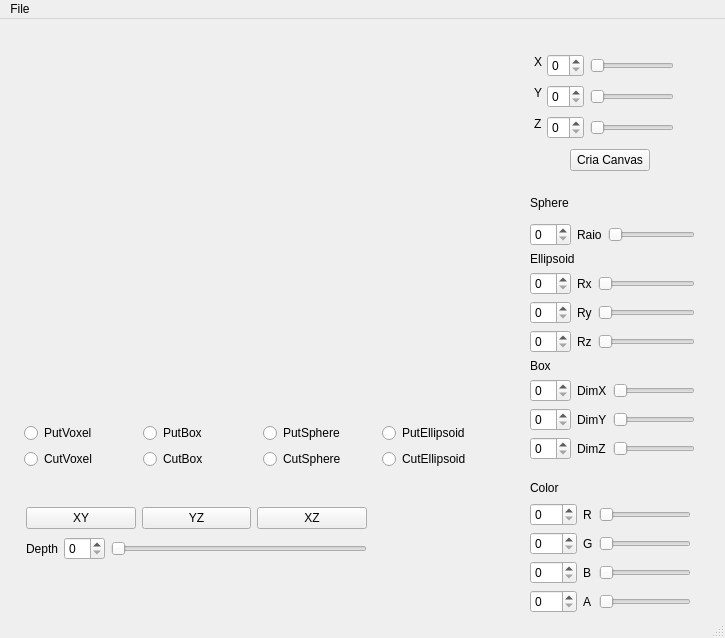
<?xml version="1.0" encoding="UTF-8"?>
<ui version="4.0">
 <class>MainWindow</class>
 <widget class="QMainWindow" name="MainWindow">
  <property name="geometry">
   <rect>
    <x>0</x>
    <y>0</y>
    <width>725</width>
    <height>638</height>
   </rect>
  </property>
  <property name="windowTitle">
   <string>MainWindow</string>
  </property>
  <widget class="QWidget" name="centralwidget">
   <widget class="Plotter" name="widget" native="true">
    <property name="geometry">
     <rect>
      <x>50</x>
      <y>10</y>
      <width>441</width>
      <height>371</height>
     </rect>
    </property>
   </widget>
   <widget class="QPushButton" name="pushButtonCriaCanvas">
    <property name="geometry">
     <rect>
      <x>570</x>
      <y>130</y>
      <width>80</width>
      <height>22</height>
     </rect>
    </property>
    <property name="text">
     <string>Cria Canvas</string>
    </property>
   </widget>
   <widget class="Color" name="widget_2" native="true">
    <property name="geometry">
     <rect>
      <x>479</x>
      <y>470</y>
      <width>31</width>
      <height>31</height>
     </rect>
    </property>
   </widget>
   <widget class="QWidget" name="layoutWidget">
    <property name="geometry">
     <rect>
      <x>24</x>
      <y>404</y>
      <width>471</width>
      <height>48</height>
     </rect>
    </property>
    <layout class="QGridLayout" name="gridLayout_5">
     <item row="0" column="0">
      <widget class="QRadioButton" name="radioButtonPutVoxel">
       <property name="text">
        <string>PutVoxel</string>
       </property>
      </widget>
     </item>
     <item row="0" column="1">
      <widget class="QRadioButton" name="radioButtonPutBox">
       <property name="text">
        <string>PutBox</string>
       </property>
      </widget>
     </item>
     <item row="0" column="2">
      <widget class="QRadioButton" name="radioButtonPutSphere">
       <property name="text">
        <string>PutSphere</string>
       </property>
      </widget>
     </item>
     <item row="0" column="3">
      <widget class="QRadioButton" name="radioButtonPutEllipsoid">
       <property name="text">
        <string>PutEllipsoid</string>
       </property>
      </widget>
     </item>
     <item row="1" column="0">
      <widget class="QRadioButton" name="radioButtonCutVoxel">
       <property name="text">
        <string>CutVoxel</string>
       </property>
      </widget>
     </item>
     <item row="1" column="1">
      <widget class="QRadioButton" name="radioButtonCutBox">
       <property name="text">
        <string>CutBox</string>
       </property>
      </widget>
     </item>
     <item row="1" column="2">
      <widget class="QRadioButton" name="radioButtonCutSphere">
       <property name="text">
        <string>CutSphere</string>
       </property>
      </widget>
     </item>
     <item row="1" column="3">
      <widget class="QRadioButton" name="radioButtonCutEllipsoid">
       <property name="text">
        <string>CutEllipsoid</string>
       </property>
      </widget>
     </item>
    </layout>
   </widget>
   <widget class="QWidget" name="layoutWidget">
    <property name="geometry">
     <rect>
      <x>530</x>
      <y>460</y>
      <width>161</width>
      <height>134</height>
     </rect>
    </property>
    <layout class="QVBoxLayout" name="verticalLayout">
     <item>
      <widget class="QLabel" name="label">
       <property name="text">
        <string>Color</string>
       </property>
      </widget>
     </item>
     <item>
      <layout class="QGridLayout" name="gridLayout">
       <item row="0" column="0">
        <widget class="QSpinBox" name="spinBoxR">
         <property name="maximum">
          <number>255</number>
         </property>
        </widget>
       </item>
       <item row="0" column="1">
        <widget class="QLabel" name="Vermelho">
         <property name="text">
          <string>R</string>
         </property>
        </widget>
       </item>
       <item row="0" column="2">
        <widget class="QSlider" name="horizontalSliderRed">
         <property name="minimum">
          <number>1</number>
         </property>
         <property name="maximum">
          <number>254</number>
         </property>
         <property name="orientation">
          <enum>Qt::Horizontal</enum>
         </property>
        </widget>
       </item>
       <item row="1" column="0">
        <widget class="QSpinBox" name="spinBoxG">
         <property name="maximum">
          <number>255</number>
         </property>
        </widget>
       </item>
       <item row="1" column="1">
        <widget class="QLabel" name="Verde">
         <property name="text">
          <string>G</string>
         </property>
        </widget>
       </item>
       <item row="1" column="2">
        <widget class="QSlider" name="horizontalSliderGreen">
         <property name="minimum">
          <number>1</number>
         </property>
         <property name="maximum">
          <number>254</number>
         </property>
         <property name="orientation">
          <enum>Qt::Horizontal</enum>
         </property>
        </widget>
       </item>
       <item row="2" column="0">
        <widget class="QSpinBox" name="spinBoxB">
         <property name="maximum">
          <number>255</number>
         </property>
        </widget>
       </item>
       <item row="2" column="1">
        <widget class="QLabel" name="Azul">
         <property name="text">
          <string>B</string>
         </property>
        </widget>
       </item>
       <item row="2" column="2">
        <widget class="QSlider" name="horizontalSliderBlue">
         <property name="minimum">
          <number>1</number>
         </property>
         <property name="maximum">
          <number>254</number>
         </property>
         <property name="orientation">
          <enum>Qt::Horizontal</enum>
         </property>
        </widget>
       </item>
       <item row="3" column="0">
        <widget class="QSpinBox" name="spinBoxA">
         <property name="maximum">
          <number>255</number>
         </property>
        </widget>
       </item>
       <item row="3" column="1">
        <widget class="QLabel" name="Alfa">
         <property name="text">
          <string>A</string>
         </property>
        </widget>
       </item>
       <item row="3" column="2">
        <widget class="QSlider" name="horizontalSliderAlfa">
         <property name="minimum">
          <number>1</number>
         </property>
         <property name="maximum">
          <number>254</number>
         </property>
         <property name="orientation">
          <enum>Qt::Horizontal</enum>
         </property>
        </widget>
       </item>
      </layout>
     </item>
    </layout>
   </widget>
   <widget class="QWidget" name="layoutWidget">
    <property name="geometry">
     <rect>
      <x>26</x>
      <y>486</y>
      <width>341</width>
      <height>57</height>
     </rect>
    </property>
    <layout class="QVBoxLayout" name="verticalLayout_6">
     <item>
      <layout class="QHBoxLayout" name="horizontalLayout">
       <item>
        <widget class="QPushButton" name="pushButtonXY">
         <property name="text">
          <string>XY</string>
         </property>
        </widget>
       </item>
       <item>
        <widget class="QPushButton" name="pushButtonYZ">
         <property name="text">
          <string>YZ</string>
         </property>
        </widget>
       </item>
       <item>
        <widget class="QPushButton" name="pushButtonXZ">
         <property name="text">
          <string>XZ</string>
         </property>
        </widget>
       </item>
      </layout>
     </item>
     <item>
      <layout class="QHBoxLayout" name="horizontalLayout_2">
       <item>
        <widget class="QLabel" name="Profundidade">
         <property name="text">
          <string>Depth</string>
         </property>
        </widget>
       </item>
       <item>
        <widget class="QSpinBox" name="spinBox"/>
       </item>
       <item>
        <widget class="QSlider" name="horizontalSliderProf">
         <property name="orientation">
          <enum>Qt::Horizontal</enum>
         </property>
        </widget>
       </item>
      </layout>
     </item>
    </layout>
   </widget>
   <widget class="QWidget" name="layoutWidget">
    <property name="geometry">
     <rect>
      <x>530</x>
      <y>170</y>
      <width>165</width>
      <height>271</height>
     </rect>
    </property>
    <layout class="QVBoxLayout" name="verticalLayout_2">
     <item>
      <layout class="QVBoxLayout" name="verticalLayout_5">
       <item>
        <widget class="QLabel" name="labelSphere">
         <property name="text">
          <string>Sphere</string>
         </property>
        </widget>
       </item>
       <item>
        <layout class="QGridLayout" name="gridLayout_4">
         <item row="0" column="0">
          <widget class="QSpinBox" name="spinBoxRaio"/>
         </item>
         <item row="0" column="1">
          <widget class="QLabel" name="Raio">
           <property name="text">
            <string>Raio</string>
           </property>
          </widget>
         </item>
         <item row="0" column="2">
          <widget class="QSlider" name="horizontalSliderRaio">
           <property name="orientation">
            <enum>Qt::Horizontal</enum>
           </property>
          </widget>
         </item>
        </layout>
       </item>
      </layout>
     </item>
     <item>
      <layout class="QVBoxLayout" name="verticalLayout_4">
       <item>
        <widget class="QLabel" name="labelEllipsoid">
         <property name="text">
          <string>Ellipsoid</string>
         </property>
        </widget>
       </item>
       <item>
        <layout class="QGridLayout" name="gridLayout_3">
         <item row="0" column="0">
          <widget class="QSpinBox" name="spinBoxRx"/>
         </item>
         <item row="0" column="1">
          <widget class="QLabel" name="Rx">
           <property name="text">
            <string>Rx</string>
           </property>
          </widget>
         </item>
         <item row="0" column="2">
          <widget class="QSlider" name="horizontalSliderRx">
           <property name="orientation">
            <enum>Qt::Horizontal</enum>
           </property>
          </widget>
         </item>
         <item row="1" column="0">
          <widget class="QSpinBox" name="spinBoxRy"/>
         </item>
         <item row="1" column="1">
          <widget class="QLabel" name="Ry">
           <property name="text">
            <string>Ry</string>
           </property>
          </widget>
         </item>
         <item row="1" column="2">
          <widget class="QSlider" name="horizontalSliderRy">
           <property name="orientation">
            <enum>Qt::Horizontal</enum>
           </property>
          </widget>
         </item>
         <item row="2" column="0">
          <widget class="QSpinBox" name="spinBoxRz"/>
         </item>
         <item row="2" column="1">
          <widget class="QLabel" name="Rz">
           <property name="text">
            <string>Rz</string>
           </property>
          </widget>
         </item>
         <item row="2" column="2">
          <widget class="QSlider" name="horizontalSliderRz">
           <property name="orientation">
            <enum>Qt::Horizontal</enum>
           </property>
          </widget>
         </item>
        </layout>
       </item>
      </layout>
     </item>
     <item>
      <layout class="QVBoxLayout" name="verticalLayout_3">
       <item>
        <widget class="QLabel" name="labelBox">
         <property name="text">
          <string>Box</string>
         </property>
        </widget>
       </item>
       <item>
        <layout class="QGridLayout" name="gridLayout_2">
         <item row="0" column="0">
          <widget class="QSpinBox" name="spinBoxDimX"/>
         </item>
         <item row="0" column="1">
          <widget class="QLabel" name="DimX">
           <property name="text">
            <string>DimX</string>
           </property>
          </widget>
         </item>
         <item row="0" column="2">
          <widget class="QSlider" name="horizontalSliderDimX">
           <property name="orientation">
            <enum>Qt::Horizontal</enum>
           </property>
          </widget>
         </item>
         <item row="1" column="0">
          <widget class="QSpinBox" name="spinBoxDimY"/>
         </item>
         <item row="1" column="1">
          <widget class="QLabel" name="DimY">
           <property name="text">
            <string>DimY</string>
           </property>
          </widget>
         </item>
         <item row="1" column="2">
          <widget class="QSlider" name="horizontalSliderDimY">
           <property name="orientation">
            <enum>Qt::Horizontal</enum>
           </property>
          </widget>
         </item>
         <item row="2" column="0">
          <widget class="QSpinBox" name="spinBoxDimZ"/>
         </item>
         <item row="2" column="1">
          <widget class="QLabel" name="DimZ">
           <property name="text">
            <string>DimZ</string>
           </property>
          </widget>
         </item>
         <item row="2" column="2">
          <widget class="QSlider" name="horizontalSliderDimZ">
           <property name="orientation">
            <enum>Qt::Horizontal</enum>
           </property>
          </widget>
         </item>
        </layout>
       </item>
      </layout>
     </item>
    </layout>
   </widget>
   <widget class="QLabel" name="YGeral">
    <property name="geometry">
     <rect>
      <x>534</x>
      <y>66</y>
      <width>16</width>
      <height>16</height>
     </rect>
    </property>
    <property name="text">
     <string>Y</string>
    </property>
   </widget>
   <widget class="QSlider" name="horizontalSliderZCanvas">
    <property name="geometry">
     <rect>
      <x>590</x>
      <y>101</y>
      <width>84</width>
      <height>16</height>
     </rect>
    </property>
    <property name="orientation">
     <enum>Qt::Horizontal</enum>
    </property>
   </widget>
   <widget class="QSpinBox" name="spinBoxXCanvas">
    <property name="geometry">
     <rect>
      <x>547</x>
      <y>35</y>
      <width>37</width>
      <height>23</height>
     </rect>
    </property>
   </widget>
   <widget class="QSpinBox" name="spinBoxYCanvas">
    <property name="geometry">
     <rect>
      <x>547</x>
      <y>66</y>
      <width>37</width>
      <height>23</height>
     </rect>
    </property>
   </widget>
   <widget class="QLabel" name="ZGeral">
    <property name="geometry">
     <rect>
      <x>534</x>
      <y>97</y>
      <width>16</width>
      <height>16</height>
     </rect>
    </property>
    <property name="text">
     <string>Z</string>
    </property>
   </widget>
   <widget class="QSpinBox" name="spinBoxZCanvas">
    <property name="geometry">
     <rect>
      <x>547</x>
      <y>97</y>
      <width>37</width>
      <height>23</height>
     </rect>
    </property>
   </widget>
   <widget class="QSlider" name="horizontalSliderXCanvas">
    <property name="geometry">
     <rect>
      <x>590</x>
      <y>39</y>
      <width>84</width>
      <height>16</height>
     </rect>
    </property>
    <property name="orientation">
     <enum>Qt::Horizontal</enum>
    </property>
   </widget>
   <widget class="QLabel" name="XGeral">
    <property name="geometry">
     <rect>
      <x>534</x>
      <y>35</y>
      <width>16</width>
      <height>16</height>
     </rect>
    </property>
    <property name="text">
     <string>X</string>
    </property>
   </widget>
   <widget class="QSlider" name="horizontalSliderYCanvas">
    <property name="geometry">
     <rect>
      <x>590</x>
      <y>70</y>
      <width>84</width>
      <height>16</height>
     </rect>
    </property>
    <property name="orientation">
     <enum>Qt::Horizontal</enum>
    </property>
   </widget>
  </widget>
  <widget class="QMenuBar" name="menubar">
   <property name="geometry">
    <rect>
     <x>0</x>
     <y>0</y>
     <width>725</width>
     <height>21</height>
    </rect>
   </property>
   <widget class="QMenu" name="menuFile">
    <property name="title">
     <string>File</string>
    </property>
    <addaction name="actionSave"/>
    <addaction name="actionQuit"/>
   </widget>
   <addaction name="menuFile"/>
  </widget>
  <widget class="QStatusBar" name="statusbar"/>
  <action name="actionQuit">
   <property name="text">
    <string>Quit</string>
   </property>
  </action>
  <action name="actionSave">
   <property name="text">
    <string>Save</string>
   </property>
  </action>
 </widget>
 <customwidgets>
  <customwidget>
   <class>Plotter</class>
   <extends>QWidget</extends>
   <header>plotter.h</header>
   <container>1</container>
  </customwidget>
  <customwidget>
   <class>Color</class>
   <extends>QWidget</extends>
   <header>color.h</header>
   <container>1</container>
   <slots>
    <slot>set_r(int)</slot>
    <slot>set_g(int)</slot>
    <slot>set_b(int)</slot>
   </slots>
  </customwidget>
 </customwidgets>
 <resources/>
 <connections>
  <connection>
   <sender>spinBoxRaio</sender>
   <signal>valueChanged(int)</signal>
   <receiver>horizontalSliderRaio</receiver>
   <slot>setValue(int)</slot>
   <hints>
    <hint type="sourcelabel">
     <x>549</x>
     <y>215</y>
    </hint>
    <hint type="destinationlabel">
     <x>686</x>
     <y>211</y>
    </hint>
   </hints>
  </connection>
  <connection>
   <sender>horizontalSliderRaio</sender>
   <signal>valueChanged(int)</signal>
   <receiver>spinBoxRaio</receiver>
   <slot>setValue(int)</slot>
   <hints>
    <hint type="sourcelabel">
     <x>686</x>
     <y>211</y>
    </hint>
    <hint type="destinationlabel">
     <x>557</x>
     <y>215</y>
    </hint>
   </hints>
  </connection>
  <connection>
   <sender>spinBoxRx</sender>
   <signal>valueChanged(int)</signal>
   <receiver>horizontalSliderRx</receiver>
   <slot>setValue(int)</slot>
   <hints>
    <hint type="sourcelabel">
     <x>545</x>
     <y>275</y>
    </hint>
    <hint type="destinationlabel">
     <x>677</x>
     <y>271</y>
    </hint>
   </hints>
  </connection>
  <connection>
   <sender>horizontalSliderRx</sender>
   <signal>valueChanged(int)</signal>
   <receiver>spinBoxRx</receiver>
   <slot>setValue(int)</slot>
   <hints>
    <hint type="sourcelabel">
     <x>677</x>
     <y>271</y>
    </hint>
    <hint type="destinationlabel">
     <x>562</x>
     <y>275</y>
    </hint>
   </hints>
  </connection>
  <connection>
   <sender>spinBoxRy</sender>
   <signal>valueChanged(int)</signal>
   <receiver>horizontalSliderRy</receiver>
   <slot>setValue(int)</slot>
   <hints>
    <hint type="sourcelabel">
     <x>550</x>
     <y>304</y>
    </hint>
    <hint type="destinationlabel">
     <x>677</x>
     <y>300</y>
    </hint>
   </hints>
  </connection>
  <connection>
   <sender>horizontalSliderRy</sender>
   <signal>valueChanged(int)</signal>
   <receiver>spinBoxRy</receiver>
   <slot>setValue(int)</slot>
   <hints>
    <hint type="sourcelabel">
     <x>677</x>
     <y>300</y>
    </hint>
    <hint type="destinationlabel">
     <x>556</x>
     <y>304</y>
    </hint>
   </hints>
  </connection>
  <connection>
   <sender>spinBoxRz</sender>
   <signal>valueChanged(int)</signal>
   <receiver>horizontalSliderRz</receiver>
   <slot>setValue(int)</slot>
   <hints>
    <hint type="sourcelabel">
     <x>549</x>
     <y>333</y>
    </hint>
    <hint type="destinationlabel">
     <x>677</x>
     <y>329</y>
    </hint>
   </hints>
  </connection>
  <connection>
   <sender>horizontalSliderRz</sender>
   <signal>valueChanged(int)</signal>
   <receiver>spinBoxRz</receiver>
   <slot>setValue(int)</slot>
   <hints>
    <hint type="sourcelabel">
     <x>677</x>
     <y>329</y>
    </hint>
    <hint type="destinationlabel">
     <x>546</x>
     <y>333</y>
    </hint>
   </hints>
  </connection>
  <connection>
   <sender>spinBoxDimX</sender>
   <signal>valueChanged(int)</signal>
   <receiver>horizontalSliderDimX</receiver>
   <slot>setValue(int)</slot>
   <hints>
    <hint type="sourcelabel">
     <x>547</x>
     <y>395</y>
    </hint>
    <hint type="destinationlabel">
     <x>690</x>
     <y>391</y>
    </hint>
   </hints>
  </connection>
  <connection>
   <sender>horizontalSliderDimX</sender>
   <signal>valueChanged(int)</signal>
   <receiver>spinBoxDimX</receiver>
   <slot>setValue(int)</slot>
   <hints>
    <hint type="sourcelabel">
     <x>690</x>
     <y>391</y>
    </hint>
    <hint type="destinationlabel">
     <x>564</x>
     <y>395</y>
    </hint>
   </hints>
  </connection>
  <connection>
   <sender>spinBoxDimY</sender>
   <signal>valueChanged(int)</signal>
   <receiver>horizontalSliderDimY</receiver>
   <slot>setValue(int)</slot>
   <hints>
    <hint type="sourcelabel">
     <x>546</x>
     <y>424</y>
    </hint>
    <hint type="destinationlabel">
     <x>690</x>
     <y>420</y>
    </hint>
   </hints>
  </connection>
  <connection>
   <sender>horizontalSliderDimY</sender>
   <signal>valueChanged(int)</signal>
   <receiver>spinBoxDimY</receiver>
   <slot>setValue(int)</slot>
   <hints>
    <hint type="sourcelabel">
     <x>690</x>
     <y>420</y>
    </hint>
    <hint type="destinationlabel">
     <x>544</x>
     <y>424</y>
    </hint>
   </hints>
  </connection>
  <connection>
   <sender>spinBoxDimZ</sender>
   <signal>valueChanged(int)</signal>
   <receiver>horizontalSliderDimZ</receiver>
   <slot>setValue(int)</slot>
   <hints>
    <hint type="sourcelabel">
     <x>552</x>
     <y>453</y>
    </hint>
    <hint type="destinationlabel">
     <x>690</x>
     <y>449</y>
    </hint>
   </hints>
  </connection>
  <connection>
   <sender>horizontalSliderDimZ</sender>
   <signal>valueChanged(int)</signal>
   <receiver>spinBoxDimZ</receiver>
   <slot>setValue(int)</slot>
   <hints>
    <hint type="sourcelabel">
     <x>690</x>
     <y>449</y>
    </hint>
    <hint type="destinationlabel">
     <x>548</x>
     <y>453</y>
    </hint>
   </hints>
  </connection>
  <connection>
   <sender>spinBoxR</sender>
   <signal>valueChanged(int)</signal>
   <receiver>horizontalSliderRed</receiver>
   <slot>setValue(int)</slot>
   <hints>
    <hint type="sourcelabel">
     <x>552</x>
     <y>494</y>
    </hint>
    <hint type="destinationlabel">
     <x>678</x>
     <y>511</y>
    </hint>
   </hints>
  </connection>
  <connection>
   <sender>horizontalSliderRed</sender>
   <signal>valueChanged(int)</signal>
   <receiver>spinBoxR</receiver>
   <slot>setValue(int)</slot>
   <hints>
    <hint type="sourcelabel">
     <x>678</x>
     <y>511</y>
    </hint>
    <hint type="destinationlabel">
     <x>544</x>
     <y>494</y>
    </hint>
   </hints>
  </connection>
  <connection>
   <sender>spinBoxG</sender>
   <signal>valueChanged(int)</signal>
   <receiver>horizontalSliderGreen</receiver>
   <slot>setValue(int)</slot>
   <hints>
    <hint type="sourcelabel">
     <x>541</x>
     <y>523</y>
    </hint>
    <hint type="destinationlabel">
     <x>678</x>
     <y>540</y>
    </hint>
   </hints>
  </connection>
  <connection>
   <sender>horizontalSliderGreen</sender>
   <signal>valueChanged(int)</signal>
   <receiver>spinBoxG</receiver>
   <slot>setValue(int)</slot>
   <hints>
    <hint type="sourcelabel">
     <x>678</x>
     <y>540</y>
    </hint>
    <hint type="destinationlabel">
     <x>561</x>
     <y>523</y>
    </hint>
   </hints>
  </connection>
  <connection>
   <sender>spinBoxB</sender>
   <signal>valueChanged(int)</signal>
   <receiver>horizontalSliderBlue</receiver>
   <slot>setValue(int)</slot>
   <hints>
    <hint type="sourcelabel">
     <x>552</x>
     <y>552</y>
    </hint>
    <hint type="destinationlabel">
     <x>678</x>
     <y>569</y>
    </hint>
   </hints>
  </connection>
  <connection>
   <sender>horizontalSliderBlue</sender>
   <signal>valueChanged(int)</signal>
   <receiver>spinBoxB</receiver>
   <slot>setValue(int)</slot>
   <hints>
    <hint type="sourcelabel">
     <x>678</x>
     <y>569</y>
    </hint>
    <hint type="destinationlabel">
     <x>552</x>
     <y>552</y>
    </hint>
   </hints>
  </connection>
  <connection>
   <sender>spinBoxA</sender>
   <signal>valueChanged(int)</signal>
   <receiver>horizontalSliderAlfa</receiver>
   <slot>setValue(int)</slot>
   <hints>
    <hint type="sourcelabel">
     <x>544</x>
     <y>602</y>
    </hint>
    <hint type="destinationlabel">
     <x>678</x>
     <y>598</y>
    </hint>
   </hints>
  </connection>
  <connection>
   <sender>horizontalSliderAlfa</sender>
   <signal>valueChanged(int)</signal>
   <receiver>spinBoxA</receiver>
   <slot>setValue(int)</slot>
   <hints>
    <hint type="sourcelabel">
     <x>678</x>
     <y>598</y>
    </hint>
    <hint type="destinationlabel">
     <x>535</x>
     <y>602</y>
    </hint>
   </hints>
  </connection>
  <connection>
   <sender>spinBoxXCanvas</sender>
   <signal>valueChanged(int)</signal>
   <receiver>horizontalSliderXCanvas</receiver>
   <slot>setValue(int)</slot>
   <hints>
    <hint type="sourcelabel">
     <x>581</x>
     <y>55</y>
    </hint>
    <hint type="destinationlabel">
     <x>681</x>
     <y>51</y>
    </hint>
   </hints>
  </connection>
  <connection>
   <sender>horizontalSliderXCanvas</sender>
   <signal>valueChanged(int)</signal>
   <receiver>spinBoxXCanvas</receiver>
   <slot>setValue(int)</slot>
   <hints>
    <hint type="sourcelabel">
     <x>660</x>
     <y>51</y>
    </hint>
    <hint type="destinationlabel">
     <x>581</x>
     <y>55</y>
    </hint>
   </hints>
  </connection>
  <connection>
   <sender>spinBoxYCanvas</sender>
   <signal>valueChanged(int)</signal>
   <receiver>horizontalSliderYCanvas</receiver>
   <slot>setValue(int)</slot>
   <hints>
    <hint type="sourcelabel">
     <x>581</x>
     <y>86</y>
    </hint>
    <hint type="destinationlabel">
     <x>680</x>
     <y>82</y>
    </hint>
   </hints>
  </connection>
  <connection>
   <sender>horizontalSliderYCanvas</sender>
   <signal>valueChanged(int)</signal>
   <receiver>spinBoxYCanvas</receiver>
   <slot>setValue(int)</slot>
   <hints>
    <hint type="sourcelabel">
     <x>681</x>
     <y>82</y>
    </hint>
    <hint type="destinationlabel">
     <x>581</x>
     <y>86</y>
    </hint>
   </hints>
  </connection>
  <connection>
   <sender>spinBoxZCanvas</sender>
   <signal>valueChanged(int)</signal>
   <receiver>horizontalSliderZCanvas</receiver>
   <slot>setValue(int)</slot>
   <hints>
    <hint type="sourcelabel">
     <x>567</x>
     <y>117</y>
    </hint>
    <hint type="destinationlabel">
     <x>681</x>
     <y>113</y>
    </hint>
   </hints>
  </connection>
  <connection>
   <sender>horizontalSliderZCanvas</sender>
   <signal>valueChanged(int)</signal>
   <receiver>spinBoxZCanvas</receiver>
   <slot>setValue(int)</slot>
   <hints>
    <hint type="sourcelabel">
     <x>681</x>
     <y>113</y>
    </hint>
    <hint type="destinationlabel">
     <x>581</x>
     <y>117</y>
    </hint>
   </hints>
  </connection>
  <connection>
   <sender>spinBox</sender>
   <signal>valueChanged(int)</signal>
   <receiver>horizontalSliderProf</receiver>
   <slot>setValue(int)</slot>
   <hints>
    <hint type="sourcelabel">
     <x>110</x>
     <y>561</y>
    </hint>
    <hint type="destinationlabel">
     <x>301</x>
     <y>557</y>
    </hint>
   </hints>
  </connection>
  <connection>
   <sender>horizontalSliderProf</sender>
   <signal>valueChanged(int)</signal>
   <receiver>spinBox</receiver>
   <slot>setValue(int)</slot>
   <hints>
    <hint type="sourcelabel">
     <x>359</x>
     <y>557</y>
    </hint>
    <hint type="destinationlabel">
     <x>124</x>
     <y>561</y>
    </hint>
   </hints>
  </connection>
  <connection>
   <sender>actionQuit</sender>
   <signal>triggered()</signal>
   <receiver>MainWindow</receiver>
   <slot>sair()</slot>
   <hints>
    <hint type="sourcelabel">
     <x>-1</x>
     <y>-1</y>
    </hint>
    <hint type="destinationlabel">
     <x>362</x>
     <y>318</y>
    </hint>
   </hints>
  </connection>
  <connection>
   <sender>horizontalSliderBlue</sender>
   <signal>sliderMoved(int)</signal>
   <receiver>widget_2</receiver>
   <slot>set_b(int)</slot>
   <hints>
    <hint type="sourcelabel">
     <x>603</x>
     <y>565</y>
    </hint>
    <hint type="destinationlabel">
     <x>486</x>
     <y>575</y>
    </hint>
   </hints>
  </connection>
  <connection>
   <sender>horizontalSliderGreen</sender>
   <signal>sliderMoved(int)</signal>
   <receiver>widget_2</receiver>
   <slot>set_g(int)</slot>
   <hints>
    <hint type="sourcelabel">
     <x>618</x>
     <y>531</y>
    </hint>
    <hint type="destinationlabel">
     <x>502</x>
     <y>534</y>
    </hint>
   </hints>
  </connection>
  <connection>
   <sender>horizontalSliderRed</sender>
   <signal>sliderMoved(int)</signal>
   <receiver>widget_2</receiver>
   <slot>set_r(int)</slot>
   <hints>
    <hint type="sourcelabel">
     <x>611</x>
     <y>500</y>
    </hint>
    <hint type="destinationlabel">
     <x>441</x>
     <y>508</y>
    </hint>
   </hints>
  </connection>
  <connection>
   <sender>spinBoxA</sender>
   <signal>valueChanged(int)</signal>
   <receiver>horizontalSliderAlfa</receiver>
   <slot>setValue(int)</slot>
   <hints>
    <hint type="sourcelabel">
     <x>551</x>
     <y>591</y>
    </hint>
    <hint type="destinationlabel">
     <x>619</x>
     <y>595</y>
    </hint>
   </hints>
  </connection>
 </connections>
 <slots>
  <slot>sair()</slot>
 </slots>
</ui>
